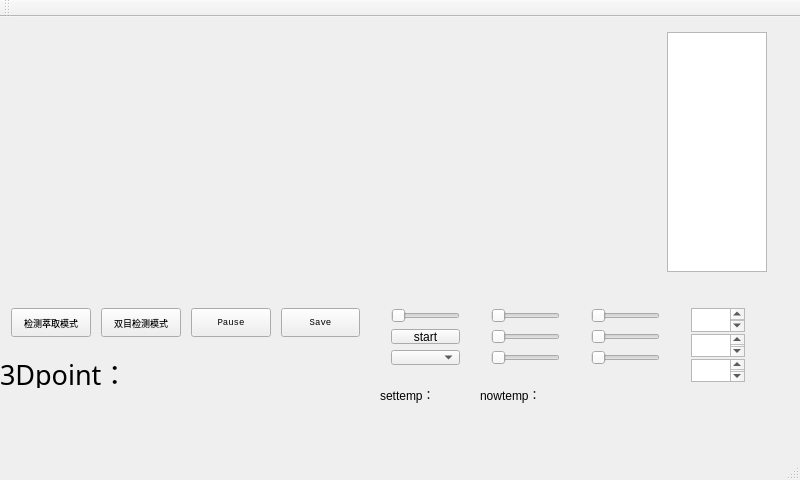
<?xml version="1.0" encoding="UTF-8"?>
<ui version="4.0">
 <class>MainWindow</class>
 <widget class="QMainWindow" name="MainWindow">
  <property name="geometry">
   <rect>
    <x>0</x>
    <y>0</y>
    <width>800</width>
    <height>480</height>
   </rect>
  </property>
  <property name="maximumSize">
   <size>
    <width>800</width>
    <height>480</height>
   </size>
  </property>
  <property name="windowTitle">
   <string>ADP</string>
  </property>
  <property name="iconSize">
   <size>
    <width>24</width>
    <height>24</height>
   </size>
  </property>
  <widget class="QWidget" name="centralWidget">
   <widget class="QLabel" name="label3dtext">
    <property name="geometry">
     <rect>
      <x>0</x>
      <y>340</y>
      <width>281</width>
      <height>31</height>
     </rect>
    </property>
    <property name="font">
     <font>
      <family>微软雅黑</family>
      <pointsize>20</pointsize>
      <weight>50</weight>
      <bold>false</bold>
     </font>
    </property>
    <property name="text">
     <string>3Dpoint：</string>
    </property>
    <property name="textFormat">
     <enum>Qt::AutoText</enum>
    </property>
   </widget>
   <widget class="QWidget" name="layoutWidget">
    <property name="geometry">
     <rect>
      <x>680</x>
      <y>280</y>
      <width>76</width>
      <height>96</height>
     </rect>
    </property>
    <layout class="QVBoxLayout" name="verticalLayout_3">
     <property name="spacing">
      <number>2</number>
     </property>
     <item>
      <widget class="QPlainTextEdit" name="SldHValue">
       <property name="maximumSize">
        <size>
         <width>16777215</width>
         <height>25</height>
        </size>
       </property>
       <property name="font">
        <font>
         <family>Arial</family>
         <pointsize>10</pointsize>
         <weight>75</weight>
         <bold>true</bold>
        </font>
       </property>
       <property name="readOnly">
        <bool>true</bool>
       </property>
      </widget>
     </item>
     <item>
      <widget class="QPlainTextEdit" name="SldSValue">
       <property name="maximumSize">
        <size>
         <width>16777215</width>
         <height>25</height>
        </size>
       </property>
       <property name="font">
        <font>
         <family>Arial</family>
         <pointsize>10</pointsize>
         <weight>75</weight>
         <bold>true</bold>
        </font>
       </property>
       <property name="readOnly">
        <bool>true</bool>
       </property>
      </widget>
     </item>
     <item>
      <widget class="QPlainTextEdit" name="SldVValue">
       <property name="maximumSize">
        <size>
         <width>16777215</width>
         <height>25</height>
        </size>
       </property>
       <property name="font">
        <font>
         <family>Arial</family>
         <pointsize>10</pointsize>
         <weight>75</weight>
         <bold>true</bold>
        </font>
       </property>
       <property name="readOnly">
        <bool>true</bool>
       </property>
      </widget>
     </item>
    </layout>
   </widget>
   <widget class="QWidget" name="layoutWidget">
    <property name="geometry">
     <rect>
      <x>0</x>
      <y>0</y>
      <width>781</width>
      <height>271</height>
     </rect>
    </property>
    <layout class="QHBoxLayout" name="horizontalLayout_2">
     <property name="spacing">
      <number>5</number>
     </property>
     <item>
      <widget class="QLabel" name="lblOriginal">
       <property name="maximumSize">
        <size>
         <width>320</width>
         <height>240</height>
        </size>
       </property>
       <property name="autoFillBackground">
        <bool>true</bool>
       </property>
       <property name="text">
        <string/>
       </property>
      </widget>
     </item>
     <item>
      <widget class="QLabel" name="lblProcessed">
       <property name="maximumSize">
        <size>
         <width>320</width>
         <height>240</height>
        </size>
       </property>
       <property name="autoFillBackground">
        <bool>true</bool>
       </property>
       <property name="text">
        <string/>
       </property>
      </widget>
     </item>
     <item>
      <widget class="QPlainTextEdit" name="Sldreceive">
       <property name="maximumSize">
        <size>
         <width>100</width>
         <height>240</height>
        </size>
       </property>
       <property name="font">
        <font>
         <family>Arial</family>
         <pointsize>10</pointsize>
         <weight>75</weight>
         <bold>true</bold>
        </font>
       </property>
       <property name="readOnly">
        <bool>true</bool>
       </property>
      </widget>
     </item>
    </layout>
   </widget>
   <widget class="QWidget" name="layoutWidget">
    <property name="geometry">
     <rect>
      <x>760</x>
      <y>280</y>
      <width>21</width>
      <height>91</height>
     </rect>
    </property>
    <layout class="QVBoxLayout" name="verticalLayout_4">
     <item>
      <widget class="QLabel" name="H">
       <property name="font">
        <font>
         <family>Arial</family>
         <pointsize>12</pointsize>
         <weight>75</weight>
         <bold>true</bold>
        </font>
       </property>
       <property name="text">
        <string>H</string>
       </property>
      </widget>
     </item>
     <item>
      <widget class="QLabel" name="S">
       <property name="font">
        <font>
         <family>Arial</family>
         <pointsize>12</pointsize>
         <weight>75</weight>
         <bold>true</bold>
        </font>
       </property>
       <property name="text">
        <string>S</string>
       </property>
      </widget>
     </item>
     <item>
      <widget class="QLabel" name="V">
       <property name="font">
        <font>
         <family>Arial</family>
         <pointsize>12</pointsize>
         <weight>75</weight>
         <bold>true</bold>
        </font>
       </property>
       <property name="text">
        <string>V</string>
       </property>
      </widget>
     </item>
    </layout>
   </widget>
   <widget class="QWidget" name="layoutWidget">
    <property name="geometry">
     <rect>
      <x>580</x>
      <y>280</y>
      <width>91</width>
      <height>80</height>
     </rect>
    </property>
    <layout class="QVBoxLayout" name="verticalLayout_2">
     <item>
      <widget class="QSlider" name="SldHUpper">
       <property name="maximum">
        <number>256</number>
       </property>
       <property name="orientation">
        <enum>Qt::Horizontal</enum>
       </property>
      </widget>
     </item>
     <item>
      <widget class="QSlider" name="SldSUpper">
       <property name="maximum">
        <number>255</number>
       </property>
       <property name="orientation">
        <enum>Qt::Horizontal</enum>
       </property>
      </widget>
     </item>
     <item>
      <widget class="QSlider" name="SldVUpper">
       <property name="maximum">
        <number>255</number>
       </property>
       <property name="orientation">
        <enum>Qt::Horizontal</enum>
       </property>
      </widget>
     </item>
    </layout>
   </widget>
   <widget class="QWidget" name="layoutWidget">
    <property name="geometry">
     <rect>
      <x>480</x>
      <y>280</y>
      <width>91</width>
      <height>80</height>
     </rect>
    </property>
    <layout class="QVBoxLayout" name="verticalLayout">
     <property name="spacing">
      <number>6</number>
     </property>
     <item>
      <widget class="QSlider" name="SldHLower">
       <property name="maximum">
        <number>255</number>
       </property>
       <property name="orientation">
        <enum>Qt::Horizontal</enum>
       </property>
      </widget>
     </item>
     <item>
      <widget class="QSlider" name="SldSLower">
       <property name="maximum">
        <number>255</number>
       </property>
       <property name="orientation">
        <enum>Qt::Horizontal</enum>
       </property>
      </widget>
     </item>
     <item>
      <widget class="QSlider" name="SldVLower">
       <property name="maximum">
        <number>255</number>
       </property>
       <property name="orientation">
        <enum>Qt::Horizontal</enum>
       </property>
      </widget>
     </item>
    </layout>
   </widget>
   <widget class="QWidget" name="layoutWidget">
    <property name="geometry">
     <rect>
      <x>0</x>
      <y>280</y>
      <width>371</width>
      <height>51</height>
     </rect>
    </property>
    <layout class="QHBoxLayout" name="horizontalLayout">
     <property name="spacing">
      <number>10</number>
     </property>
     <item>
      <widget class="QPushButton" name="circleButton">
       <property name="enabled">
        <bool>true</bool>
       </property>
       <property name="maximumSize">
        <size>
         <width>16777215</width>
         <height>100</height>
        </size>
       </property>
       <property name="font">
        <font>
         <family>微软雅黑</family>
         <pointsize>7</pointsize>
        </font>
       </property>
       <property name="text">
        <string>检测萃取模式</string>
       </property>
      </widget>
     </item>
     <item>
      <widget class="QPushButton" name="stereoButton">
       <property name="maximumSize">
        <size>
         <width>10000</width>
         <height>100</height>
        </size>
       </property>
       <property name="font">
        <font>
         <family>微软雅黑</family>
         <pointsize>7</pointsize>
        </font>
       </property>
       <property name="text">
        <string>双目检测模式</string>
       </property>
      </widget>
     </item>
     <item>
      <widget class="QPushButton" name="cancelButton">
       <property name="maximumSize">
        <size>
         <width>16777215</width>
         <height>100</height>
        </size>
       </property>
       <property name="font">
        <font>
         <family>Consolas</family>
         <pointsize>7</pointsize>
        </font>
       </property>
       <property name="text">
        <string>Pause</string>
       </property>
      </widget>
     </item>
     <item>
      <widget class="QPushButton" name="saveButton">
       <property name="maximumSize">
        <size>
         <width>16777215</width>
         <height>100</height>
        </size>
       </property>
       <property name="font">
        <font>
         <family>Consolas</family>
         <pointsize>7</pointsize>
        </font>
       </property>
       <property name="text">
        <string>Save</string>
       </property>
      </widget>
     </item>
    </layout>
   </widget>
   <widget class="QLabel" name="labelsettemp">
    <property name="geometry">
     <rect>
      <x>380</x>
      <y>370</y>
      <width>91</width>
      <height>16</height>
     </rect>
    </property>
    <property name="text">
     <string>settemp：</string>
    </property>
   </widget>
   <widget class="QLabel" name="labelnowtemp">
    <property name="geometry">
     <rect>
      <x>480</x>
      <y>370</y>
      <width>91</width>
      <height>16</height>
     </rect>
    </property>
    <property name="text">
     <string>nowtemp：</string>
    </property>
   </widget>
   <widget class="QWidget" name="layoutWidget">
    <property name="geometry">
     <rect>
      <x>380</x>
      <y>280</y>
      <width>91</width>
      <height>79</height>
     </rect>
    </property>
    <layout class="QVBoxLayout" name="verticalLayout_5">
     <item>
      <widget class="QSlider" name="SldTemp">
       <property name="minimum">
        <number>70</number>
       </property>
       <property name="maximum">
        <number>100</number>
       </property>
       <property name="orientation">
        <enum>Qt::Horizontal</enum>
       </property>
      </widget>
     </item>
     <item>
      <widget class="QPushButton" name="startButton">
       <property name="text">
        <string>start</string>
       </property>
      </widget>
     </item>
     <item>
      <widget class="QComboBox" name="com"/>
     </item>
    </layout>
   </widget>
  </widget>
  <widget class="QMenuBar" name="menuBar">
   <property name="geometry">
    <rect>
     <x>0</x>
     <y>0</y>
     <width>800</width>
     <height>23</height>
    </rect>
   </property>
  </widget>
  <widget class="QToolBar" name="mainToolBar">
   <attribute name="toolBarArea">
    <enum>TopToolBarArea</enum>
   </attribute>
   <attribute name="toolBarBreak">
    <bool>false</bool>
   </attribute>
  </widget>
  <widget class="QStatusBar" name="statusBar"/>
 </widget>
 <layoutdefault spacing="6" margin="11"/>
 <resources/>
 <connections/>
</ui>
